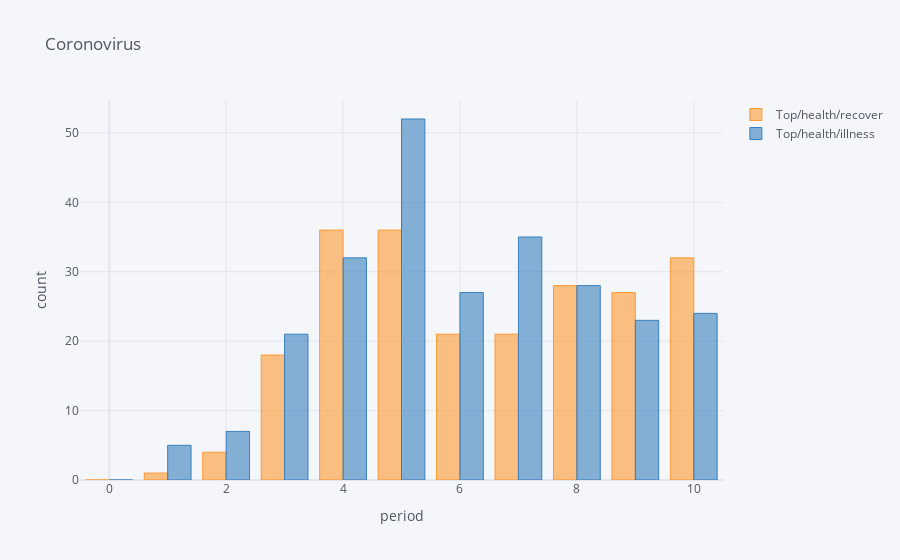

This figure's notebook cell:
### Code cell
res_without_dates[['Top/health/recover', 'Top/health/illness']].iplot(kind='bar', histnorm='percent', xTitle='period',
                  yTitle='count', title='Coronovirus')

### Figure 1 — Plotly figure (JSON) as saved in the notebook; plotly's stock layout.template omitted (floating-point values rounded to 4 significant figures)
{"data": [{"marker": {"color": "rgba(255, 153, 51, 0.6)", "line": {"color": "rgba(255, 153, 51, 1.0)", "width": 1}}, "name": "Top/health/recover", "orientation": "v", "text": "", "type": "bar", "x": [0, 1, 2, 3, 4, 5, 6, 7, 8, 9, 10], "y": [0, 1, 4, 18, 36, 36, 21, 21, 28, 27, 32]}, {"marker": {"color": "rgba(55, 128, 191, 0.6)", "line": {"color": "rgba(55, 128, 191, 1.0)", "width": 1}}, "name": "Top/health/illness", "orientation": "v", "text": "", "type": "bar", "x": [0, 1, 2, 3, 4, 5, 6, 7, 8, 9, 10], "y": [0, 5, 7, 21, 32, 52, 27, 35, 28, 23, 24]}], "layout": {"legend": {"bgcolor": "#F5F6F9", "font": {"color": "#4D5663"}}, "paper_bgcolor": "#F5F6F9", "plot_bgcolor": "#F5F6F9", "title": {"font": {"color": "#4D5663"}, "text": "Coronovirus"}, "xaxis": {"gridcolor": "#E1E5ED", "showgrid": true, "tickfont": {"color": "#4D5663"}, "title": {"font": {"color": "#4D5663"}, "text": "period"}, "zerolinecolor": "#E1E5ED"}, "yaxis": {"gridcolor": "#E1E5ED", "showgrid": true, "tickfont": {"color": "#4D5663"}, "title": {"font": {"color": "#4D5663"}, "text": "count"}, "zerolinecolor": "#E1E5ED"}}}
